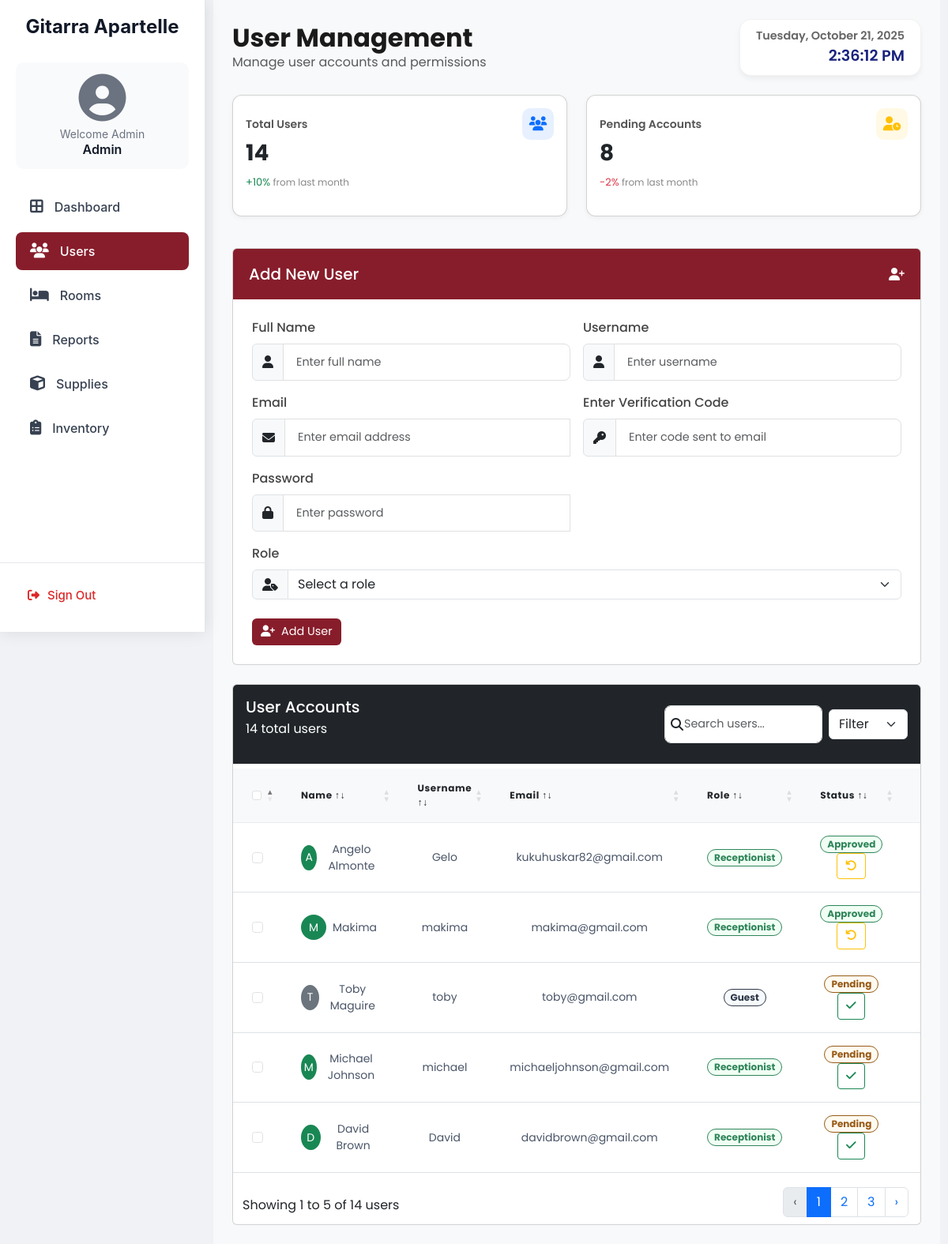
/admin-user.php (signed in), run on an earlier commit of the app's database.
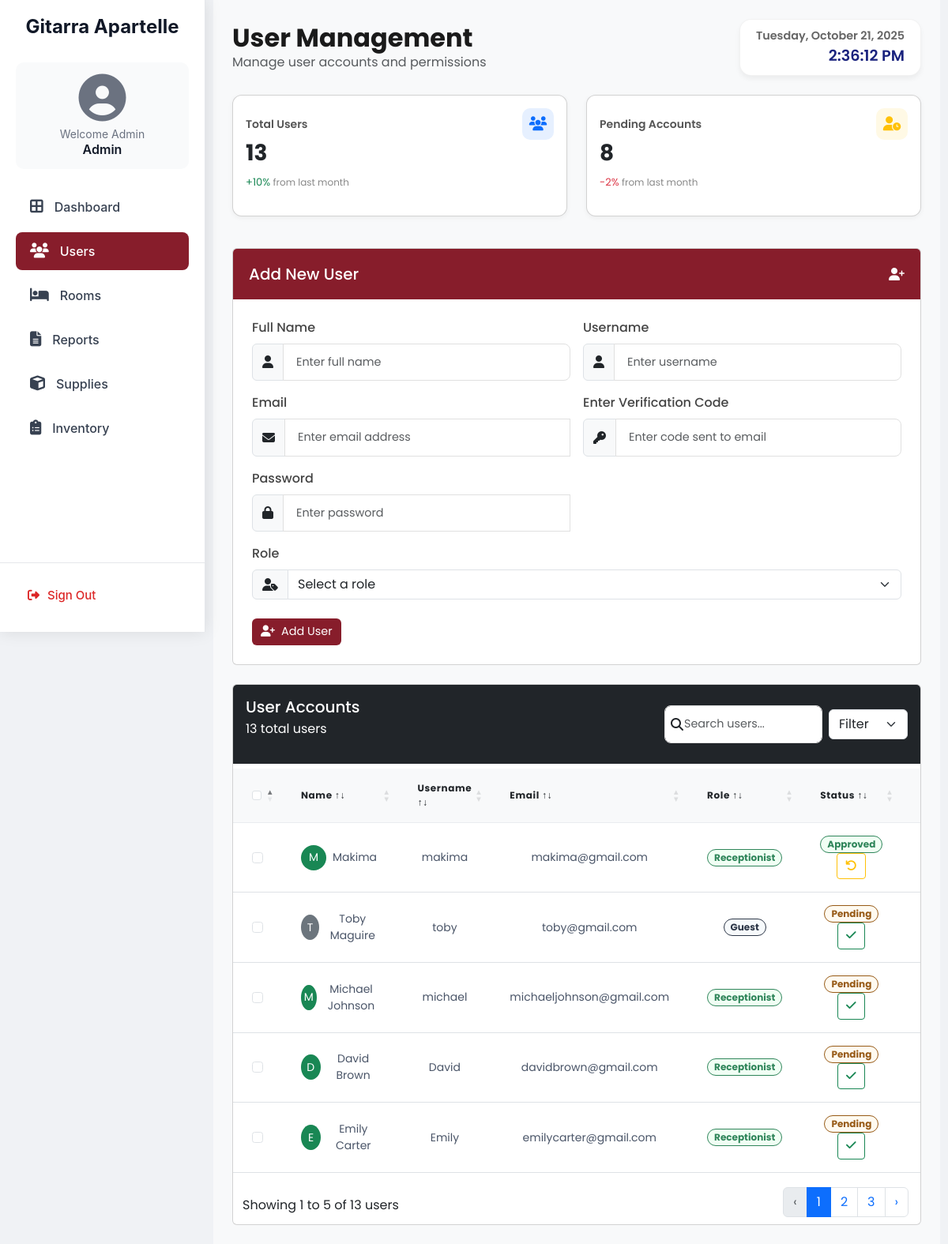
And on a later commit of the database.
### tables this page shows
CREATE TABLE `users` (
  `user_id` int NOT NULL,
  `name` varchar(255) NOT NULL,
  `username` varchar(255) NOT NULL,
  `email` varchar(255) NOT NULL,
  `password` varchar(255) NOT NULL,
  `role` enum('Admin','Receptionist','Guest') NOT NULL,
  `status` enum('pending','approved','denied') DEFAULT 'pending',
  `reset_token` varchar(255) DEFAULT NULL,
  `reset_expires` datetime DEFAULT NULL
);

### admin-user.php (the view, shortened to what the changed rows need)
<?php
require_once 'database.php';
$total_users_query = "SELECT COUNT(*) as total FROM users";
$total_users_result = $conn->query($total_users_query);
$total_users = $total_users_result->fetch_assoc()['total'];
$query = "SELECT * FROM users ORDER BY user_id DESC";
$result = $conn->query($query);
?>
<!DOCTYPE html>
<html lang="en">
<head>
    <link href="https://cdn.jsdelivr.net/npm/bootstrap@5.3.0/dist/css/bootstrap.min.css" rel="stylesheet">
    <link rel="stylesheet" href="https://cdnjs.cloudflare.com/ajax/libs/font-awesome/6.4.2/css/all.min.css">
    <link href="https://cdn.datatables.net/1.11.5/css/dataTables.bootstrap5.min.css" rel="stylesheet">
    <link href="style.css" rel="stylesheet">
</head>
<body>
    <div class="content p-4">
        <div class="d-flex justify-content-between align-items-center mb-4">
            <div>
                <h2 class="fw-bold mb-0">User Management</h2>
            </div>
        </div>
<div class="row mb-4">
    <div class="col-md-6 mb-3">
        <div class="card stat-card h-100 p-3">
            <div class="d-flex justify-content-between align-items-center">
                <p class="stat-title">Total Users</p>
                <div class="stat-icon bg-primary bg-opacity-10 text-primary">
                </div>
            </div>
            <h3 class="fw-bold mb-1"><?php echo $total_users; ?></h3>
            <p class="stat-change text-success">+10% <span>from last month</span></p>
        </div>
    </div>
</div>
        <div class="card">
    <div class="card-header bg-dark d-flex justify-content-between align-items-center p-3">
        <div>
            <h2 class="h5 mb-0 text-white">User Accounts</h2>
            <p class="text-sm text-white mt-1"><?php echo $result->num_rows; ?> total users</p>
        </div>
    </div>
    <div class="card-body p-0">
        <div class="table-responsive">
            <table id="userTable" class="table table-hover align-middle mb-0" style="width:100%;">
                <thead class="bg-gray-50 border-bottom border-gray-200">
                    <tr>
                        <th class="w-12 px-4 py-3">
                            <input type="checkbox" class="form-check-input" id="selectAll">
                        </th>
                        <th class="px-4 py-3 text-left text-xs font-medium text-gray-500 uppercase tracking-wider sorting" data-sort="name">
                            Name <span class="sort-icon">↑↓</span>
                        </th>
                        <th class="px-4 py-3 text-left text-xs font-medium text-gray-500 uppercase tracking-wider sorting" data-sort="username">
                            Username <span class="sort-icon">↑↓</span>
                        </th>
                        <th class="px-4 py-3 text-left text-xs font-medium text-gray-500 uppercase tracking-wider sorting" data-sort="email">
                            Email <span class="sort-icon">↑↓</span>
                        </th>
                        <th class="px-4 py-3 text-left text-xs font-medium text-gray-500 uppercase tracking-wider sorting" data-sort="role">
                            Role <span class="sort-icon">↑↓</span>
                        </th>
                        <th class="px-4 py-3 text-left text-xs font-medium text-gray-500 uppercase tracking-wider sorting" data-sort="status">
                            Status <span class="sort-icon">↑↓</span>
                        </th>
                            <th class="px-4 py-3 text-left text-xs font-medium text-gray-500 uppercase tracking-wider sorting" data-sort="status">
                        </th>
                    </tr>
                </thead>
                <tbody>
                    <?php if ($result->num_rows > 0): ?>
                        <?php while ($user = $result->fetch_assoc()): ?>
                        <tr>
                            <td class="px-4 py-3">
                                <input type="checkbox" class="form-check-input row-checkbox" data-id="<?= $user['user_id'] ?>">
                            </td>
                            <td class="px-4 py-3 whitespace-nowrap text-sm text-gray-900">
                                <div class="d-flex align-items-center">
                                    <div class="avatar-sm bg-<?= ($user['role'] == 'Admin') ? 'primary' : (($user['role'] == 'Receptionist') ? 'success' : 'secondary') ?> rounded-circle d-flex align-items-center justify-content-center me-2" style="width: 32px; height: 32px;">
                                        <span class="text-white"><?= strtoupper(substr($user['name'], 0, 1)) ?></span>
                                    </div>
                                    <div>
                                        <?= htmlspecialchars($user['name']) ?>
                                    </div>
                                </div>
                            </td>
                            <td class="px-4 py-3 whitespace-nowrap text-sm text-gray-900">
                                <?= htmlspecialchars($user['username']) ?>
                            </td>
                            <td class="px-4 py-3 whitespace-nowrap text-sm text-gray-900">
                                <?= htmlspecialchars($user['email']) ?>
                            </td>
                            <td class="px-4 py-3 whitespace-nowrap text-sm text-gray-900">
                                <span class="badge bg-<?= ($user['role'] == 'Admin') ? 'blue-100' : (($user['role'] == 'Receptionist') ? 'green-100' : 'gray-100') ?> text-<?= ($user['role'] == 'Admin') ? 'blue-800' : (($user['role'] == 'Receptionist') ? 'green-800' : 'gray-800') ?> border-<?= ($user['role'] == 'Admin') ? 'blue-200' : (($user['role'] == 'Receptionist') ? 'green-200' : 'gray-200') ?> rounded-pill px-2.5 py-0.5 text-xs font-medium">
                                    <?= htmlspecialchars($user['role']) ?>
                                </span>
                            </td>
                                <td class="px-4 py-3 whitespace-nowrap text-sm text-gray-900">
                                <span class="badge bg-<?= ($user['status'] == 'approved') ? 'green-100' : 'amber-100' ?> text-<?= ($user['status'] == 'approved') ? 'green-800' : 'amber-800' ?> border-<?= ($user['status'] == 'approved') ? 'green-200' : 'amber-200' ?> rounded-pill px-2.5 py-0.5 text-xs font-medium">
                                    <?= ucfirst($user['status']) ?>
                                </span>
                                <?php if ($user['role'] != 'Admin'): ?>
                                    <a href="admin-user.php?action=update_status&user_id=<?= $user['user_id'] ?>&status=<?= ($user['status'] == 'approved') ? 'pending' : 'approved' ?>" class="btn btn-sm btn-outline-<?= ($user['status'] == 'approved') ? 'warning' : 'success' ?> ms-1">
                                        <i class="fas fa-<?= ($user['status'] == 'approved') ? 'undo' : 'check' ?>"></i>
                                    </a>
                                <?php endif; ?>
                            </td>
                        <td class="px-4 py-3 text-center align-middle">
                        </td>
                        </tr>
                        <?php endwhile; ?>
                    <?php endif; ?>
                </tbody>
            </table>
        </div>
    </div>
</div>
</body>
</html>

What changed in the data, as far as the page shows it:
removed users: name "A", name "Angelo Almonte", username "Gelo", email "kukuhuskar82@gmail.com", role "Receptionist", status "Approved"
now on this page (row unchanged): users: name "E", name "Emily Carter", username "Emily", email "emilycarter@gmail.com", role "Receptionist", status "Pending"
Also different on the page:
$total_users: "14" → "13"
$result->num_rows: "14" → "13"
text written by a page script: "Showing 1 to 5 of 14 users ‹ 1 2 3 ›" → "Showing 1 to 5 of 13 users ‹ 1 2 3 ›"
